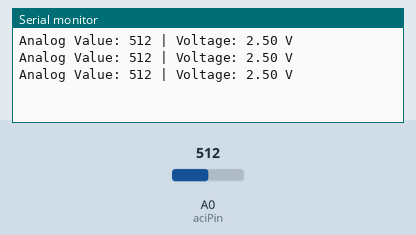
Simulated run of this sketch. Board: Arduino Uno, built with avr-gcc and run on an emulated ATmega328P. Shown: the last lines printed to the serial monitor. Inputs (shaded band) come from the test bench; at power-on: A0 (aciPin) = 512.

Above: at 1.3 s.
1.4 s: A0 (aciPin) set to 716
At 1.9 s:
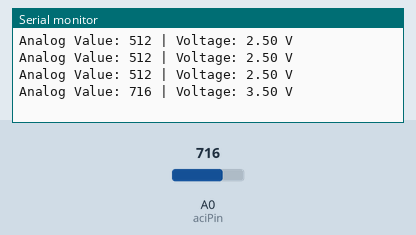
2.9 s: A0 (aciPin) set to 900
At 3.4 s:
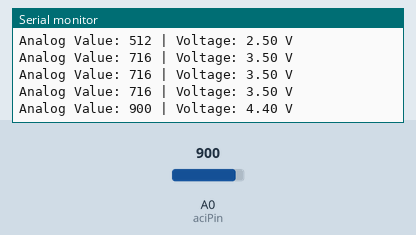
Timing chart, 0 to 5.9 s (numbered marks = the images above; inputs shaded):
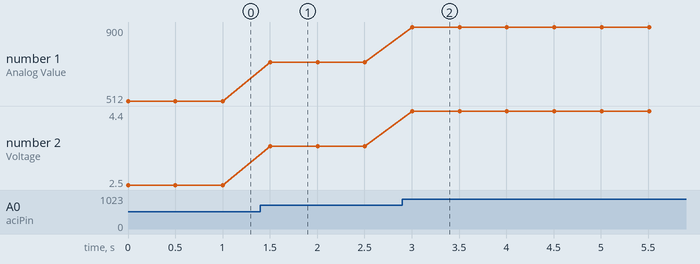

Measured:
- after the input at 1.4 s, the serial monitor: prints a new line after 0.10 s (image 1)
- after the input at 2.9 s, the serial monitor: prints a new line after 0.11 s (image 2)
- plotted number 1: 512 → 716 after the input at 1.4 s, 716 → 900 after the input at 2.9 s
- plotted number 2: 2.5 → 3.5 after the input at 1.4 s, 3.5 → 4.4 after the input at 2.9 s

The sketch:

230.ino
```cpp
// ACI_10K_an_example.ino

const int aciPin = A0; // Define the pin where the ACI is connected
const int resistorValue = 10000; // 10kΩ resistor value in ohms

void setup() {
  Serial.begin(9600); // Initialize serial communication at 9600 baud
}

void loop() {
  int sensorValue = analogRead(aciPin); // Read the analog input
  float voltage = sensorValue * (5.0 / 1023.0); // Convert to voltage (assuming 5V reference)

  // Print the results to the Serial Monitor
  Serial.print("Analog Value: ");
  Serial.print(sensorValue);
  Serial.print(" | Voltage: ");
  Serial.print(voltage);
  Serial.println(" V");

  delay(500); // Wait for 500 milliseconds before the next reading
}
```
